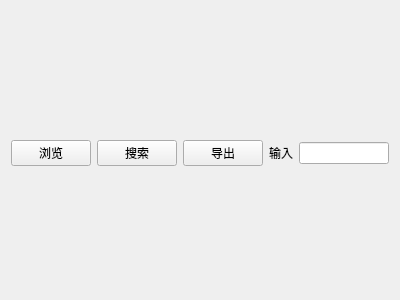
<?xml version="1.0" encoding="UTF-8"?>
<ui version="4.0">
 <class>ModelSearchWidget</class>
 <widget class="QWidget" name="ModelSearchWidget">
  <property name="geometry">
   <rect>
    <x>0</x>
    <y>0</y>
    <width>400</width>
    <height>300</height>
   </rect>
  </property>
  <property name="windowTitle">
   <string>模型搜索</string>
  </property>
  <layout class="QVBoxLayout" name="ly_total">
   <property name="bottomMargin">
    <number>5</number>
   </property>
   <item>
    <layout class="QHBoxLayout" name="ly_search" stretch="1,1,1,0,3">
     <item>
      <widget class="QPushButton" name="bt_browser">
       <property name="text">
        <string>浏览</string>
       </property>
      </widget>
     </item>
     <item>
      <widget class="QPushButton" name="bt_search">
       <property name="text">
        <string>搜索</string>
       </property>
      </widget>
     </item>
     <item>
      <widget class="QPushButton" name="bt_export">
       <property name="text">
        <string>导出</string>
       </property>
      </widget>
     </item>
     <item>
      <widget class="QLabel" name="label">
       <property name="text">
        <string>输入</string>
       </property>
      </widget>
     </item>
     <item>
      <widget class="QLineEdit" name="le_input"/>
     </item>
    </layout>
   </item>
   <item>
    <layout class="QHBoxLayout" name="ly_preview"/>
   </item>
  </layout>
 </widget>
 <resources/>
 <connections/>
</ui>
